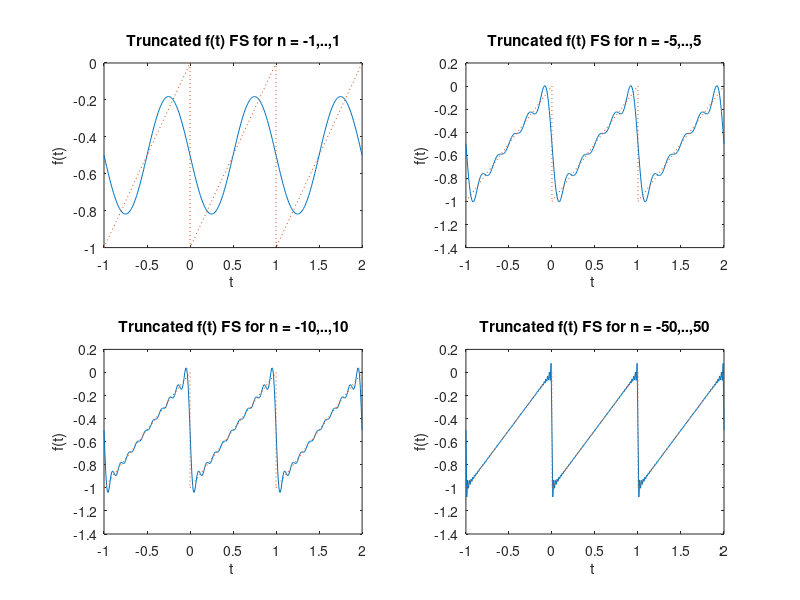
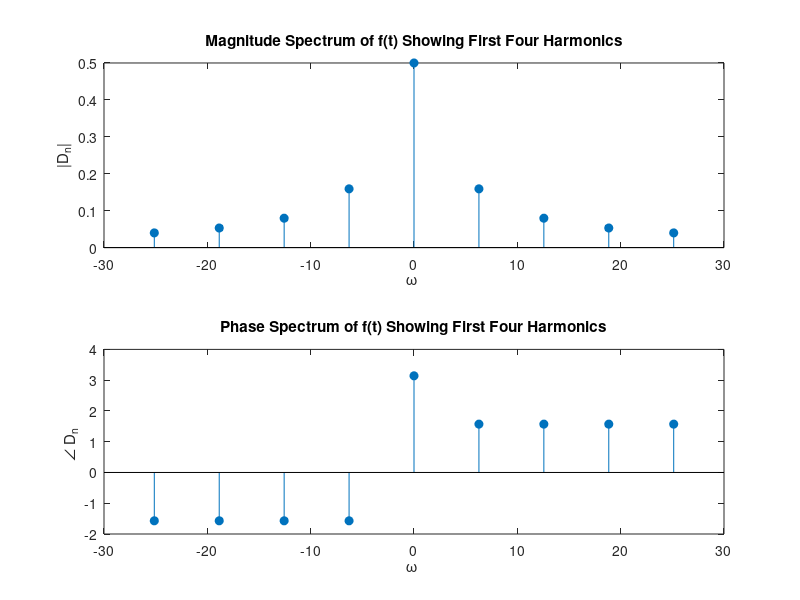

The MATLAB source for these figures, in order:
% *** Plot truncatated FS for various numbers of terms. ***
clear;                                  % clear matlab's memory
figure(1); clf;				% open and clear figure 1

To = 1; wo = 2*pi/To;			% fundamental period and frequency

D0 = -0.5;				% signal offset

t = -1:0.01:2;				% time over which we'll plot signal

N = [1 5 10 50];			% +/- values at which we'll truncate FS

for i = 1:4,				% compute truncated FS for above N values
   
   f = D0*ones(size(t));		% start out with DC bias term
   
   for n = -N(i):-1,			% loop over negative n
      Dn = j/(2*pi*n);			% Fourier coefficient
      f = f + real(Dn*exp(j*n*wo*t));	% add FS terms
   end;
   
   for n = 1:N(i),			% loop over positive n
      Dn = j/(2*pi*n);                  % Fourier coefficient
      f = f + real(Dn*exp(j*n*wo*t));	% add FS terms
   end;
   
   subplot(2,2,i);			% plot truncated FS representation of f(t)
   plot(t,f);				% and actual signal
   hold on;
   plot([-1 0 0 1 1 2],[-1 0 -1 0 -1 0],':');
   hold off;
   xlabel('t ');
   ylabel('f(t)');
   titlevec = ['Truncated f(t) FS for n = ' num2str(-N(i)),',..,',num2str(N(i))];
   title(titlevec);
   
end;

% *** Plot exponential magnitude and phase spectra for 1st 4 harmonics
clear;					% clear matlab's memory
figure(2); clf;				% open and clear figure 2

To = 1; wo = 2*pi/To;			% fundamental period and frequency

D0 = -0.5;				% signal offset, 0 frequency term

i = 1;					% vector index to help store Dn and w

for n = -4:-1,				% loop over negative n
   Dn(i) = j/(2*pi*n);                  % Compute & store fourier coef.
   w(i) = n*wo;				% store associated frequency
	i = i + 1;			% increment vector index   
end;

Dn(i) = D0; w(i) = 0;			% store 0 frequency terms							
i = i + 1;				% increment vector index

for n = 1:4,				% loop over positive n
   Dn(i) = j/(2*pi*n);                  % Compute & store Fourier coef.
   w(i) = n*wo;				% store associated frequency
   i = i + 1;				% increment vector index;
end;
   
subplot(2,1,1);				% plot magnitude spectrum of f(t)
stem(w,abs(Dn),'filled');
xlabel('\omega ');
ylabel('|D_n|');
title('Magnitude Spectrum of f(t) Showing First Four Harmonics');

subplot(2,1,2);				% plot phase spectrum of f(t)
stem(w,angle(Dn),'filled');
xlabel('\omega ');
ylabel('\angle D_n ');
title('Phase Spectrum of f(t) Showing First Four Harmonics');